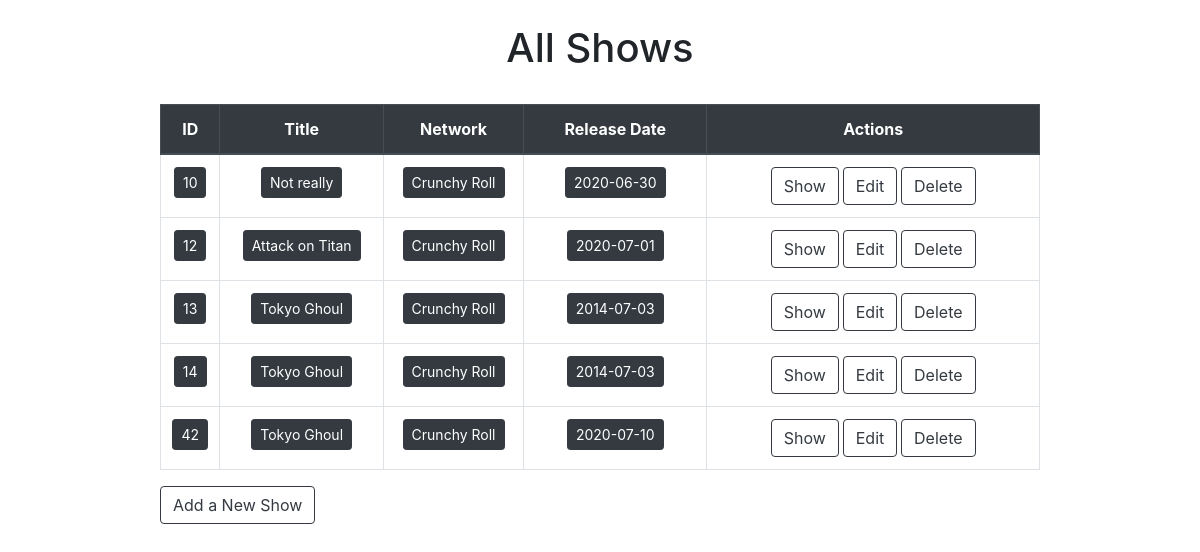
The app's page /shows, older data.
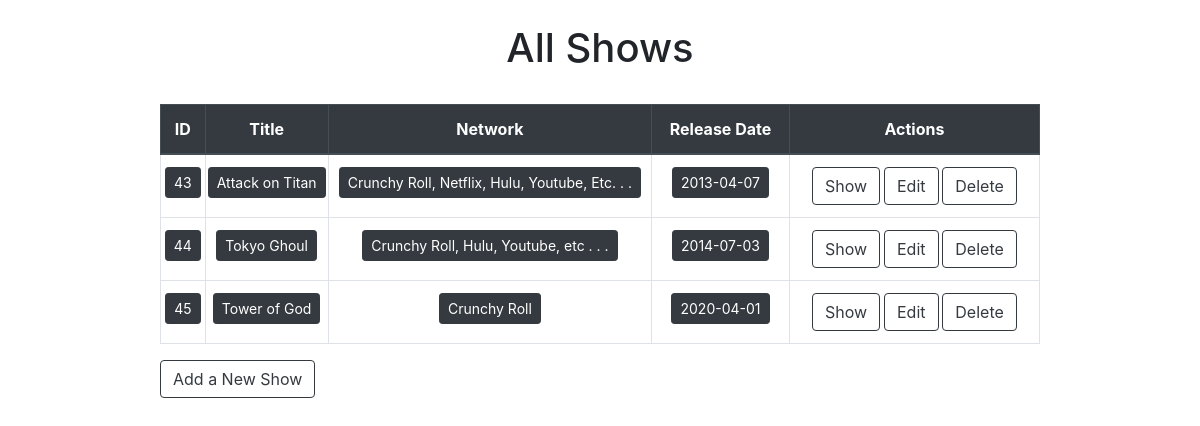
The same page, newer data.
### semiRestful_tv_shows/models.py (models this page shows)
class Shows(models.Model):
    title = models.CharField(max_length=255)
    network = models.CharField(max_length=255)
    release = models.CharField(max_length=10)
    desc = models.TextField()
    created_at = models.DateTimeField(auto_now_add=True)
    updated_at = models.DateTimeField(auto_now=True)
    objects = ShowManager()

### semiRestful_tv_shows/views.py (the view)
# urls.py: path('shows', views.index, name="home"),
def index(request):
    print(request.GET)
    context = {
        'show_table': Shows.objects.all()
    }
    return render(request, "showTable.html", context)

### semiRestful_tv_shows/templates/showTable.html (shortened to what this page needs)
<!DOCTYPE html>
<html lang="en">
<head>
    {% load static %}
    <link rel="stylesheet" href="{% static 'styles.css' %}">
    <link rel="stylesheet" href="https://stackpath.bootstrapcdn.com/bootstrap/4.5.0/css/bootstrap.min.css"
>
</head>
<body>
    <h1 class="headers">All Shows</h1>
    <div class="book_info">
        <table class="table tabbb table-bordered">
            <thead class="thead-dark">
                <tr>
                    <th scope="col">ID</td>
                    <th scope="col">Title</td>
                    <th scope="col">Network</td>
                    <th scope="col">Release Date</td>
                    <th scope="col">Actions</td>
                </tr>
            </thead>
{%for show in show_table%}
            <tr>
                <th scope="col"><button class="btn btn-sm btn-dark row">{{show.id}}</button></th>
                <th scope="col"><button class="btn btn-sm btn-dark row">{{show.title}}</button></th>
                <th scope="col"><button class="btn btn-sm btn-dark row">{{show.network}}</button></th>
                <th scope="col"><button class="btn btn-sm btn-dark row">{{show.release}}</button></th>
                <th scope="row">
                    <a class="btn btn-outline-dark" href="/shows/{{show.id}}">Show</a>
                    <a class="btn btn-outline-dark" href="/shows/{{show.id}}/edit">Edit</a>
                    <a class="btn btn-outline-dark" href="/shows/{{show.id}}/delete">Delete</a>
                </th>
            </tr>
{%endfor%}
        </table>
    </div>
    <a class="linkss btn btn-outline-dark" href="{% url 'create_show' %}">Add a New Show</a>
</body>
</html>

### semiRestful_tv_shows/static/styles.css (style rules this page uses)
* { vertical-align: top; }
.book_info { display: flex; margin: 2em auto 0em auto; padding: 0em 10em; text-align: center; }
.headers { text-align: center; }
.linkss { margin-left: 10em; }

Row changes from the older to the newer data that the page shows:
removed Shows: id "10", title "Not really", network "Crunchy Roll", release "2020-06-30"
removed Shows: id "12", title "Attack on Titan", network "Crunchy Roll", release "2020-07-01"
removed Shows: id "13", title "Tokyo Ghoul", network "Crunchy Roll", release "2014-07-03"
removed Shows: id "14", title "Tokyo Ghoul", network "Crunchy Roll", release "2014-07-03"
removed Shows: id "42", title "Tokyo Ghoul", network "Crunchy Roll", release "2020-07-10"
added Shows: id "43", title "Attack on Titan", network "Crunchy Roll, Netflix, Hulu, Youtube, Etc. . .", release "2013-04-07"
added Shows: id "44", title "Tokyo Ghoul", network "Crunchy Roll, Hulu, Youtube, etc . . .", release "2014-07-03"
added Shows: id "45", title "Tower of God", network "Crunchy Roll", release "2020-04-01"
